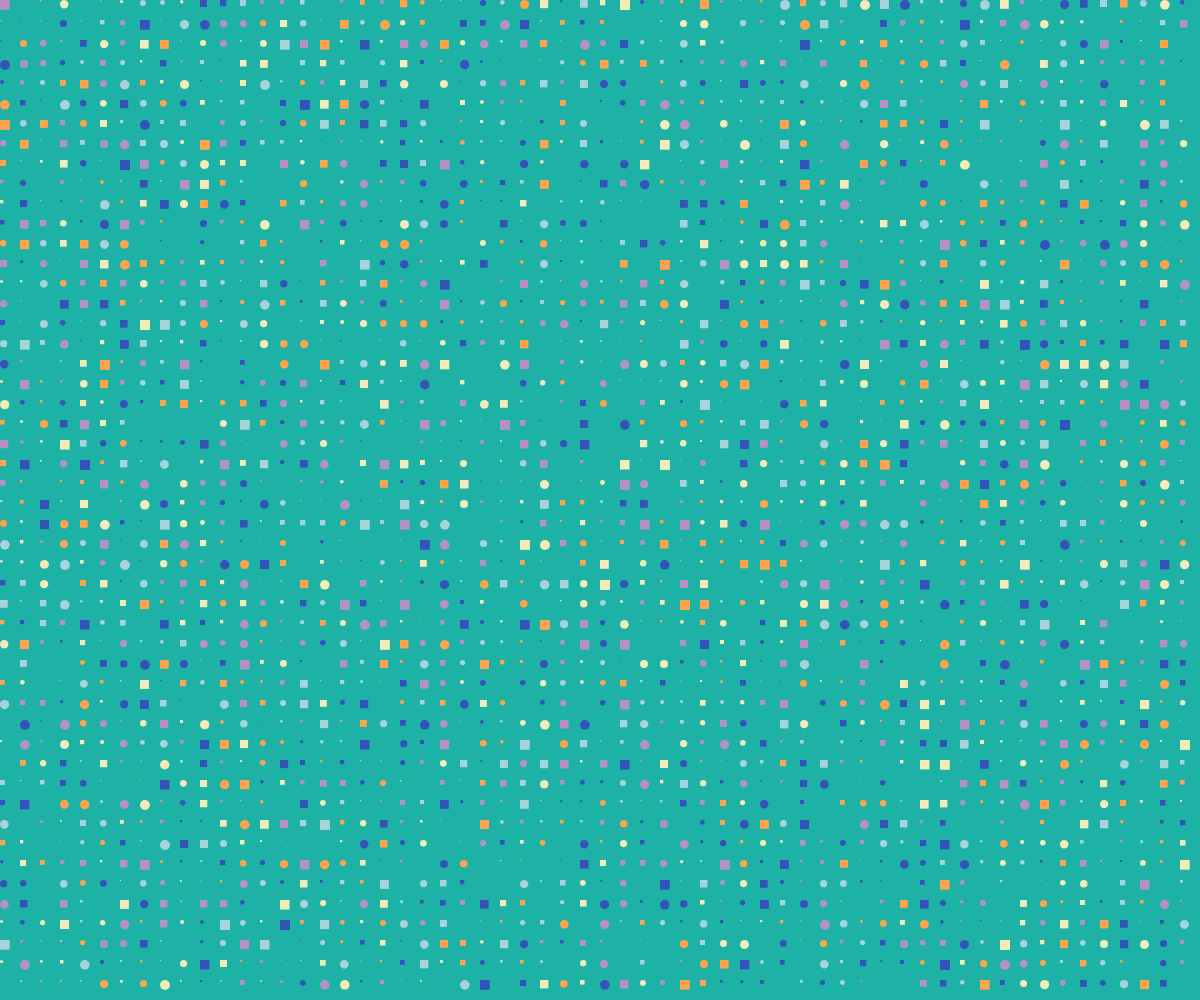
Frame 1 (no input)
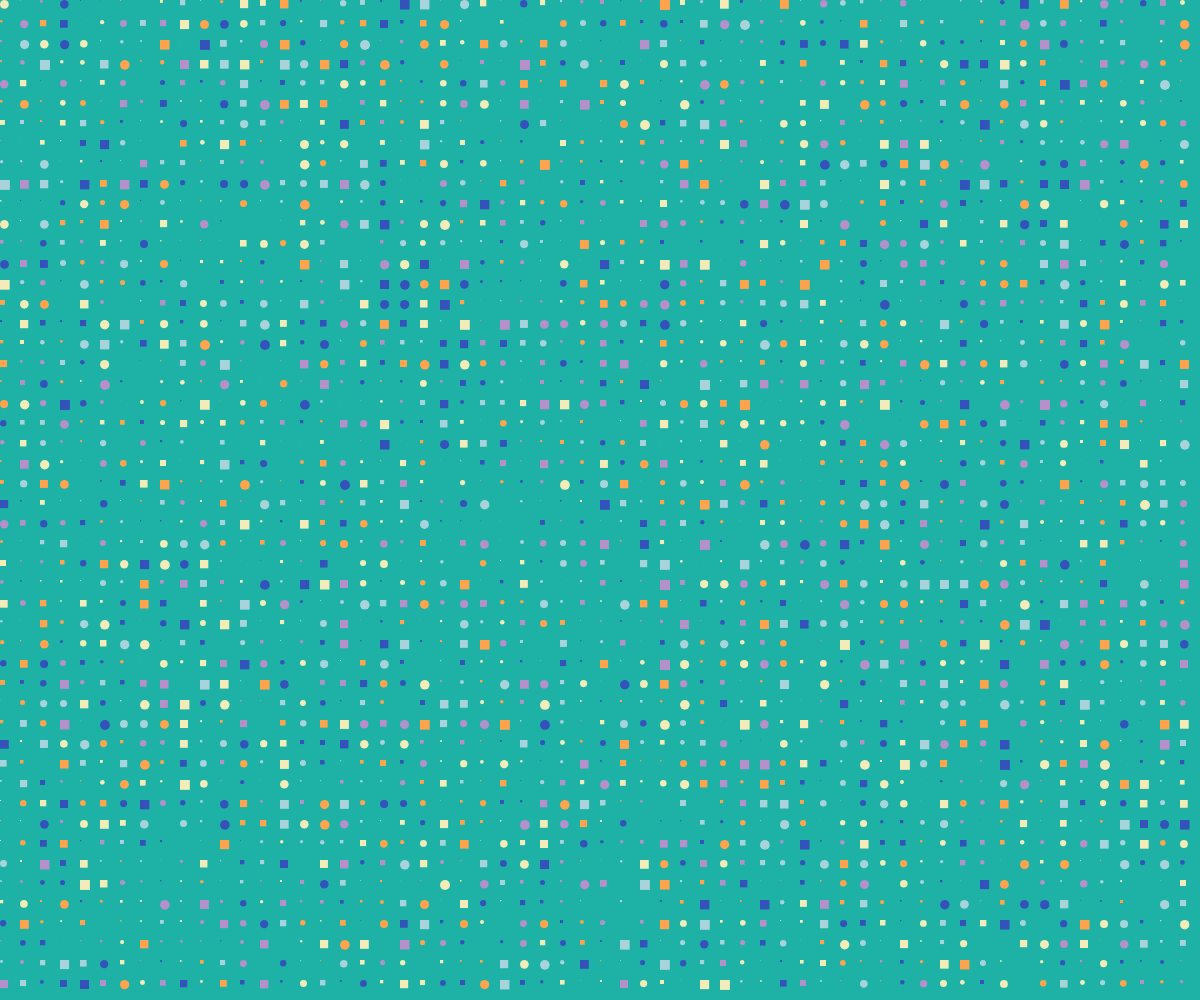
Frame 2 (the mouse pressed at the canvas centre, redrawn once)

The p5.js sketch that drew these frames (run headless with seeded random() and noise() and a simulated clock; the mouse was pressed at the canvas centre and the sketch redrawn once):

// p5.js sketch
// ── sketch.js
function setup() {
    createCanvas(windowWidth, windowHeight);
}

// 动态 resize
function windowResized() {
    resizeCanvas(windowWidth, windowHeight);
}

function draw() {
    // background('#efefef')
    background('#1eb2a6')

    const dim = min(width, height)
    let wd = dim / 2
    let x = width / 2
    let y = height / 2

    const initx = x - wd / 2
    const inity = y - wd / 2

    // push()
    // fill(255)
    // noStroke();
    // rect(initx - 10, inity - 10, wd + 20, wd + 20)
    // pop()

    const count = dim / 10
    // let width, 以及缩小倍数
    let h = wd / count / 1.5

    let arrs = []
    for (let i = 0; i < count; ++i) {
        arrs[i] = []
        for (let j = 0; j < count; ++j) {
            arrs[i][j] = new Generative(i * 20, j * 20, 10)
        }
    }
    arrs.forEach(v => {
        v.forEach(u => {
            u.draw()
        })
    })

    noLoop()
}

class Generative {
    constructor(x, y, h) {
        // const colors = ["#1f1e24", "#b72015", "#3552ba", "#e1b806", "green"]
        const colors = ["#b590ca", "#a8d3da", "#3552ba", "#f3ecb8", "#ffa34d"]
        this.borderRadius = Math.random() < .5 ? 0 : 10
        this.scale = Math.random(0.9, 1)
        this.bg = colors[Math.floor(Math.random() * colors.length)]
        this.x = x
        this.y = y
        this.h = h
    }
    /**
     * @param {*} x   中心的x轴 
     * @param {*} y   中心的y轴
     * @param {*} h   宽度
     */
    setShape(x, y, h) {
        this.x = x
        this.y = y
        this.h = h
    }
    draw() {
        push()
        noStroke();
        fill(this.bg)
        // scale(0.9);
        this.h *= this.scale
        if (this.borderRadius) {
            rect(this.x, this.y, this.h, this.h);
        } else {
            ellipseMode(CORNER)
            ellipse(this.x, this.y, this.h, this.h)
            // circle(this.x , this.y, this.h)
        }
        pop()
    }
}

function mouseClicked() {
    draw()
}
